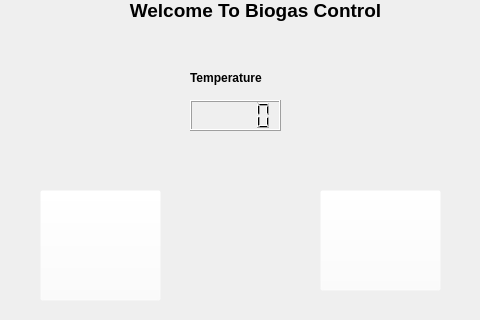
<?xml version="1.0" encoding="UTF-8"?>
<ui version="4.0">
 <class>MainWindow</class>
 <widget class="QMainWindow" name="MainWindow">
  <property name="geometry">
   <rect>
    <x>0</x>
    <y>0</y>
    <width>480</width>
    <height>320</height>
   </rect>
  </property>
  <property name="font">
   <font>
    <pointsize>6</pointsize>
    <weight>75</weight>
    <bold>true</bold>
   </font>
  </property>
  <property name="windowTitle">
   <string>MainWindow</string>
  </property>
  <property name="windowIcon">
   <iconset>
    <normaloff>biogassymbol.jpg</normaloff>
    <normalon>biogassymbol.jpg</normalon>
    <disabledoff>biogassymbol.jpg</disabledoff>biogassymbol.jpg</iconset>
  </property>
  <property name="autoFillBackground">
   <bool>true</bool>
  </property>
  <property name="styleSheet">
   <string notr="true"/>
  </property>
  <property name="iconSize">
   <size>
    <width>24</width>
    <height>24</height>
   </size>
  </property>
  <widget class="QWidget" name="centralWidget">
   <widget class="QPushButton" name="btnOff">
    <property name="geometry">
     <rect>
      <x>320</x>
      <y>190</y>
      <width>121</width>
      <height>101</height>
     </rect>
    </property>
    <property name="styleSheet">
     <string notr="true">background-color: rgba(255, 255, 255, 0);
selection-color: rgba(51, 189, 33, 78);
border-color: rgba(255, 255, 255, 0);</string>
    </property>
    <property name="text">
     <string/>
    </property>
    <property name="icon">
     <iconset>
      <disabledoff>poweric.png</disabledoff>
     </iconset>
    </property>
    <property name="iconSize">
     <size>
      <width>100</width>
      <height>100</height>
     </size>
    </property>
   </widget>
   <widget class="QLabel" name="label">
    <property name="geometry">
     <rect>
      <x>90</x>
      <y>0</y>
      <width>331</width>
      <height>21</height>
     </rect>
    </property>
    <property name="font">
     <font>
      <pointsize>14</pointsize>
      <weight>75</weight>
      <bold>true</bold>
     </font>
    </property>
    <property name="text">
     <string>Welcome To Biogas Control</string>
    </property>
    <property name="alignment">
     <set>Qt::AlignCenter</set>
    </property>
   </widget>
   <widget class="QPushButton" name="btnStat">
    <property name="geometry">
     <rect>
      <x>40</x>
      <y>190</y>
      <width>121</width>
      <height>111</height>
     </rect>
    </property>
    <property name="styleSheet">
     <string notr="true">background-color: rgba(255, 255, 255, 0);
selection-color: rgba(51, 189, 33, 78);
border-color: rgba(255, 255, 255, 0);</string>
    </property>
    <property name="text">
     <string/>
    </property>
    <property name="icon">
     <iconset>
      <disabledoff>statusic.png</disabledoff>
     </iconset>
    </property>
    <property name="iconSize">
     <size>
      <width>100</width>
      <height>100</height>
     </size>
    </property>
   </widget>
   <widget class="QLCDNumber" name="temp">
    <property name="geometry">
     <rect>
      <x>190</x>
      <y>100</y>
      <width>91</width>
      <height>31</height>
     </rect>
    </property>
    <property name="intValue" stdset="0">
     <number>0</number>
    </property>
   </widget>
   <widget class="QLabel" name="label_2">
    <property name="geometry">
     <rect>
      <x>190</x>
      <y>70</y>
      <width>101</width>
      <height>16</height>
     </rect>
    </property>
    <property name="sizePolicy">
     <sizepolicy hsizetype="Expanding" vsizetype="Expanding">
      <horstretch>0</horstretch>
      <verstretch>0</verstretch>
     </sizepolicy>
    </property>
    <property name="font">
     <font>
      <pointsize>9</pointsize>
     </font>
    </property>
    <property name="text">
     <string>Temperature</string>
    </property>
   </widget>
  </widget>
 </widget>
 <layoutdefault spacing="6" margin="11"/>
 <resources/>
 <connections/>
</ui>
